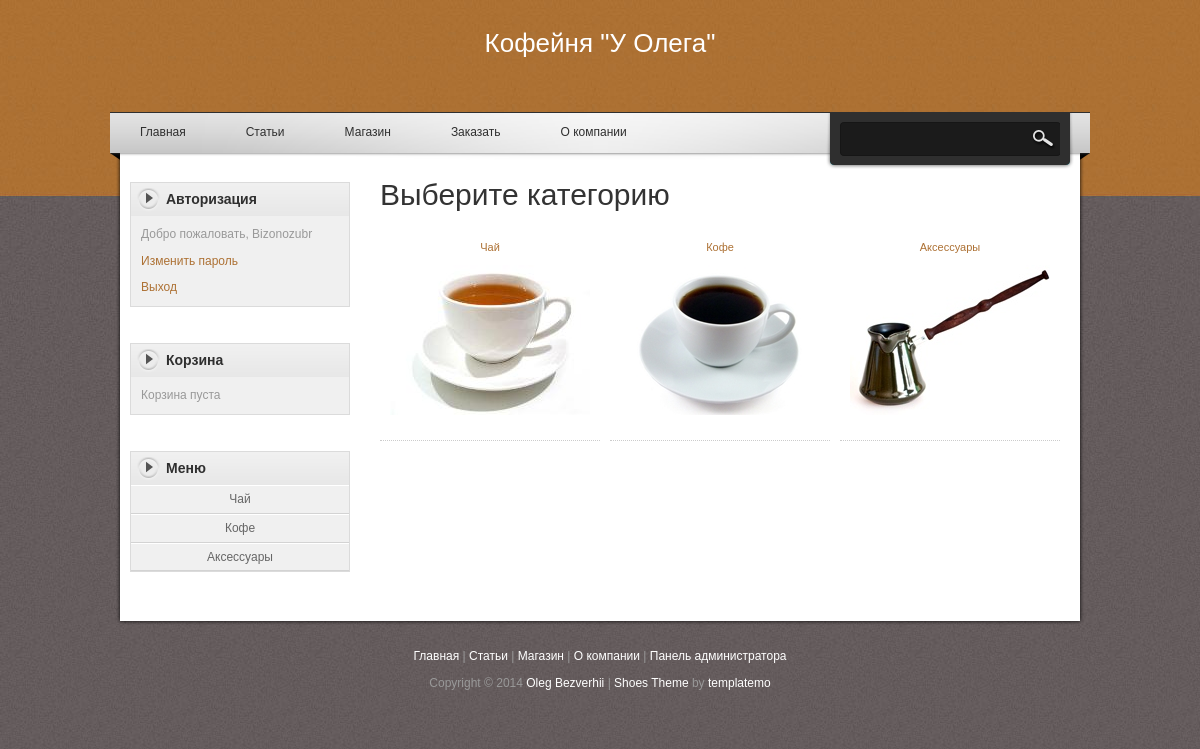
Screenshot of /?page=shop (signed in) with the database file from the repository.
### tables this page shows
CREATE TABLE IF NOT EXISTS `category` (
  `cat_id` tinyint(3) unsigned NOT NULL AUTO_INCREMENT,
  `name` varchar(255) NOT NULL,
  `podcat_id` tinyint(3) unsigned NOT NULL DEFAULT '0',
  `img` varchar(255) NOT NULL DEFAULT 'kryzka.jpg',
  PRIMARY KEY (`cat_id`)
);

### inc/shop.php (the view, shortened to what this page needs)
			<div class="sidebar_box"><span class="bottom"></span>
			<h3>Корзина</h3>
				<div class="content">
				<?php
				if($_SESSION['total_quantity'])
				{
					echo "Товаров в корзине: <br><strong>";
					echo $_SESSION['total_quantity'];
					echo "</strong> на сумму <strong>".$_SESSION['total_sum']." руб.</strong><p></p>";
					echo "<p><a href='http://shop.com/index.php?page=oplata'>Сделать заказ</a></p>";
					echo "<a href='http://shop.com/index.php?page=shop&clearcart'>Очистить корзину</a>";
				}
				else
				{
					echo "Корзина пуста";
				}
				?>
				</div>
			</div>
			<div class="sidebar_box"><span class="bottom"></span>
            	<h3>Меню</h3>
                <div class="content1">
                	<ul class="sidebar_list" style="padding-bottom: 0px;">
			<?php
			$res1 = mysql_query("SELECT * FROM category WHERE podcat_id=0",$db);
			while($cat = mysql_fetch_array($res1))
			{
				echo "<li><a href='?page=shop&category=".$cat['cat_id']."'>".$cat['name']."</a>";
				echo "<ul>";
				echo "</ul></li>";
			}
			?>
			        </ul>
                </div>
            </div>
</div>
        <div id="content" class="float_r">
        	<?php
				if(empty($cat_id))
				{
					if($tovar !=0)
					{
						$query = mysql_query("SELECT * FROM goods WHERE goods_id=".$tovar." AND visible='1'");
						$row = mysql_num_rows($query);
						$product = mysql_fetch_array($query);
						$query2 = mysql_query("SELECT name FROM category WHERE cat_id=".$product['cat_id']."",$db);
						$cat2 = mysql_fetch_array($query2);
						if ($row != 0)
						{
							echo "<h1>Информация о продукте</h1><div class='content_half float_l'>";
							echo "<a rel='lightbox[portfolio]' href='images/product/".$product['img']."'><img src='images/product/".$product['img']."' width='300' height='200' alt='image'/></a></div>";
							echo "<div class='content_half float_r'><table>";
							echo "<tr><td width='160'>Цена:</td><td>".$product['price']." руб.</td></tr>";
							echo "<tr><td>Цена за:</td><td>".$product['inv']."</td></tr>";
							echo "<tr><td>Имя:</td><td>".$product['name']."</td></tr>";
							echo "<tr><td>Категория:</td><td>".$cat2['name']."</td></tr>";
							echo "</table><div class='cleaner h20'></div>";
							echo "<a href='?page=shop&goods_id=".$product['goods_id']."&addtocart' class='addtocart'></a></div>";
							echo "<div class='cleaner h30'></div>";
							echo "<h3>Описание товара</h3>";
							echo "<p>".$product['text']."</p><div class='cleaner h50'></div>";
						}
						else
						{echo "Такого товара нет";}
					}
					else
					{
						echo "<h1>Выберите категорию</h1>";
						$res1 = mysql_query("SELECT * FROM category WHERE podcat_id=0",$db);
						while($cat = mysql_fetch_array($res1))
						{
							echo "<div class='product_box'>";
							echo "<h3><a href='?page=shop&category=".$cat['cat_id']."'>".$cat['name']."</a></h3>";
							echo "<a href='?page=shop&category=".$cat['cat_id']."'><img src='images/default/".$cat['img']."' width='200' height='150'  alt='".$cat['name']."'/></a>";
							echo "</div>";
						}
					}
				}
			?>
        </div>

### templatemo_style.css (style rules this page uses)
body { margin: 0; padding: 0; color: #999; font-family: Tahoma, Geneva, sans-serif; font-size: 12px; line-height: 1.4em; background-color: #665f5f; background-repeat: repeat; background-image: url(images/templatemo_body.jpg) }
a, a:link, a:visited { color: #ad7134; font-weight: normal; text-decoration: none }
img { border: none; }
h1, h2, h3, h4, h5, h6 { color: #333; font-weight: normal; }
h1 { font-size: 30px; margin: 0 0 30px; padding: 5px 0 }
h3 { font-size: 20px; margin: 0 0 20px; padding: 0; }
.float_r { float: right }
#content { width: 690px }
.sidebar_box { position: relative; background: #f0f0f0; margin-bottom: 36px; border: 1px solid #dbdbdb }
.sidebar_box h3 { font-size: 14px; font-weight: 700; padding: 0 10px 0 35px; margin: 0; width: 185px; height: 33px; line-height: 33px; margin-bottom: 0; background: url(images/templatemo_sidebar_header.png) no-repeat; color: #2f2f2f }
#sidebar .sidebar_box .content { padding: 10px 10px 10px; }
#sidebar .sidebar_box .content1 { text-align:center; }
#sidebar .sidebar_list,#sidebar .sidebar_list li ul { margin: 0; padding: 0 0 10px; list-style: none; }
#sidebar .sidebar_list li { display: block; margin: 0; padding: 5px 0; border-top: 1px solid #fff; border-bottom: 1px solid #d3d3d3; position:relative }
#sidebar .sidebar_list li a { color: #666; display:block; }
.product_box { float: left; width: 220px; text-align: center; margin: 0 10px 30px 0; padding-bottom: 20px; border-bottom: 1px dotted #ccc }
.product_box img { margin-bottom: 5px; }
.product_box h3 { font-size: 11px; color: #000; font-weight: 700; margin-bottom: 10px; }

### rows the page displays
category: name "Чай", img (picture)
category: name "Кофе", img (picture)
category: name "Аксессуары", img (picture)

### other values shown
$_SESSION['auth']['user'] "Bizonozubr"
